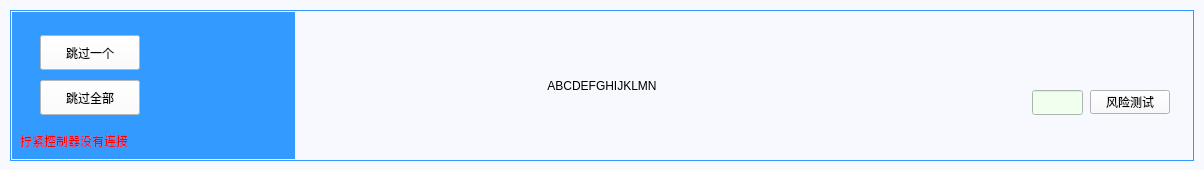
     <widget class="QWidget" name="widget_2" native="true">
      <property name="geometry">
       <rect>
        <x>0</x>
        <y>0</y>
        <width>1204</width>
        <height>170</height>
       </rect>
      </property>
      <property name="styleSheet">
       <string notr="true">background-color: rgb(248, 248, 255);</string>
      </property>
      <widget class="QLabel" name="label_17">
       <property name="geometry">
        <rect>
         <x>10</x>
         <y>10</y>
         <width>1184</width>
         <height>151</height>
        </rect>
       </property>
       <property name="styleSheet">
        <string notr="true">font: 60pt &quot;黑体&quot;;
background:transparent;

</string>
       </property>
       <property name="text">
        <string>ABCDEFGHIJKLMN</string>
       </property>
       <property name="alignment">
        <set>Qt::AlignCenter</set>
       </property>
      </widget>
      <widget class="QLabel" name="label_tiaomastate">
       <property name="geometry">
        <rect>
         <x>20</x>
         <y>130</y>
         <width>171</width>
         <height>21</height>
        </rect>
       </property>
       <property name="styleSheet">
        <string notr="true">background:transparent;
color: rgb(255, 0, 0);
font: 12pt &quot;黑体&quot;;</string>
       </property>
       <property name="text">
        <string>拧紧控制器没有连接</string>
       </property>
      </widget>
      <widget class="QLabel" name="label_time">
       <property name="geometry">
        <rect>
         <x>180</x>
         <y>130</y>
         <width>171</width>
         <height>21</height>
        </rect>
       </property>
       <property name="styleSheet">
        <string notr="true">background:transparent;
color: rgb(255, 0, 0);
font: 12pt &quot;黑体&quot;;</string>
       </property>
       <property name="text">
        <string/>
       </property>
      </widget>
      <widget class="QProgressBar" name="progressBar">
       <property name="geometry">
        <rect>
         <x>10</x>
         <y>10</y>
         <width>1184</width>
         <height>151</height>
        </rect>
       </property>
       <property name="styleSheet">
        <string notr="true">QProgressBar:horizontal {
border: 1px solid  rgb(51, 153, 255);
background: rgb(248, 248, 255);
padding: 1px;
}
QProgressBar::chunk:horizontal {
background-color: rgb(51, 155, 255);
}</string>
       </property>
       <property name="value">
        <number>24</number>
       </property>
       <property name="textVisible">
        <bool>false</bool>
       </property>
      </widget>
      <widget class="QPushButton" name="btnSkipOne">
       <property name="geometry">
        <rect>
         <x>40</x>
         <y>35</y>
         <width>100</width>
         <height>35</height>
        </rect>
       </property>
       <property name="styleSheet">
        <string notr="true">font: 14pt &quot;黑体&quot;;
background-color: rgb(255, 255, 255);</string>
       </property>
       <property name="text">
        <string>跳过一个</string>
       </property>
      </widget>
      <widget class="QPushButton" name="btnSkipAll">
       <property name="geometry">
        <rect>
         <x>40</x>
         <y>80</y>
         <width>100</width>
         <height>35</height>
        </rect>
       </property>
       <property name="styleSheet">
        <string notr="true">font: 14pt &quot;黑体&quot;;
background-color: rgb(255, 255, 255);</string>
       </property>
       <property name="text">
        <string>跳过全部</string>
       </property>
      </widget>
      <widget class="QLineEdit" name="lineEdit_labelValue">
       <property name="geometry">
        <rect>
         <x>1032</x>
         <y>90</y>
         <width>51</width>
         <height>25</height>
        </rect>
       </property>
       <property name="styleSheet">
        <string notr="true">background-color: rgb(240, 255, 238);</string>
       </property>
      </widget>
      <widget class="QPushButton" name="senLabelValue">
       <property name="geometry">
        <rect>
         <x>1090</x>
         <y>90</y>
         <width>80</width>
         <height>24</height>
        </rect>
       </property>
       <property name="text">
        <string>风险测试</string>
       </property>
      </widget>
      <zorder>progressBar</zorder>
      <zorder>label_17</zorder>
      <zorder>label_time</zorder>
      <zorder>label_tiaomastate</zorder>
      <zorder>btnSkipOne</zorder>
      <zorder>btnSkipAll</zorder>
      <zorder>lineEdit_labelValue</zorder>
      <zorder>senLabelValue</zorder>
     </widget>
